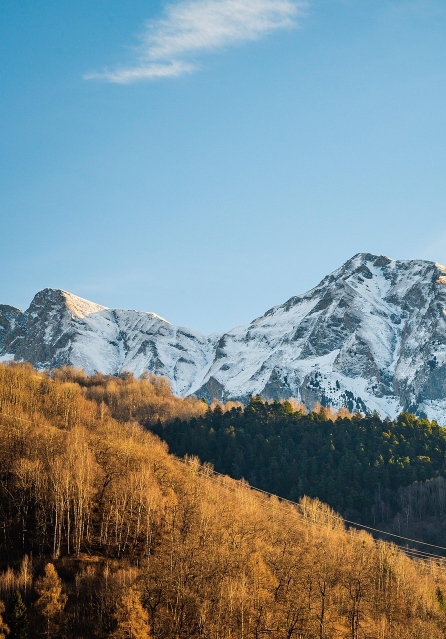
#> input picture Images/image-stitching-1.jpg, 892 x 1278 px (shown at 1/2 size)
$ python ImageStitching.py
#> lines starting #> are read from the running program, lines starting #| are printed output that depends on the picture
# Image stitching

import cv2
import numpy as np

# Load images
image = cv2.imread('./Images/image-stitching-1.jpg')
#> image is the input picture: shape (1278, 892, 3); mean B, G, R 143.7, 139, 121.7
image2 = cv2.imread('./Images/image-stitching-2.jpg')
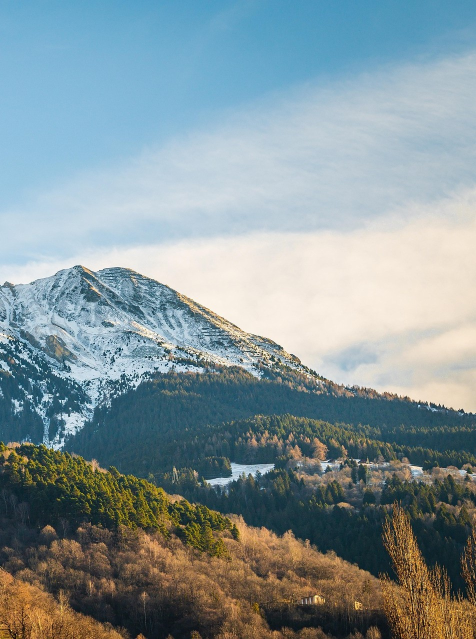
#> input picture Images/image-stitching-2.jpg, 952 x 1278 px (shown at 1/2 size)
#> image2 is the input picture: shape (1278, 952, 3); mean B, G, R 153.4, 149.2, 132.6


# helper function to show images by resizing
def show_resized(window_name, img, scale=0.4):
#> called with window_name = 'image 1', scale = 0.4
    small = cv2.resize(img, (0, 0), fx=scale, fy=scale)
    cv2.imshow(window_name, small)


# Check if images are loaded correctly
if image is None or image2 is None:
    print("Error: Could not load one or both images.")
else:
    show_resized("image 1", image)
    show_resized("image 2", image2)

    # Resize image2 to match image1 dimensions
    image2 = cv2.resize(image2, (image.shape[1], image.shape[0]))
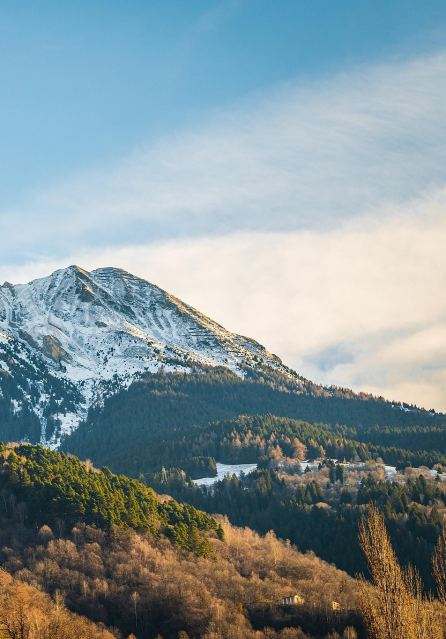
#> image2: shape (1278, 892, 3) (shown at 1/2 size); mean B, G, R 153.4, 149.2, 132.6

    # Convert to grayscale
    gray = cv2.cvtColor(image, cv2.COLOR_BGR2GRAY)
    gray2 = cv2.cvtColor(image2, cv2.COLOR_BGR2GRAY)
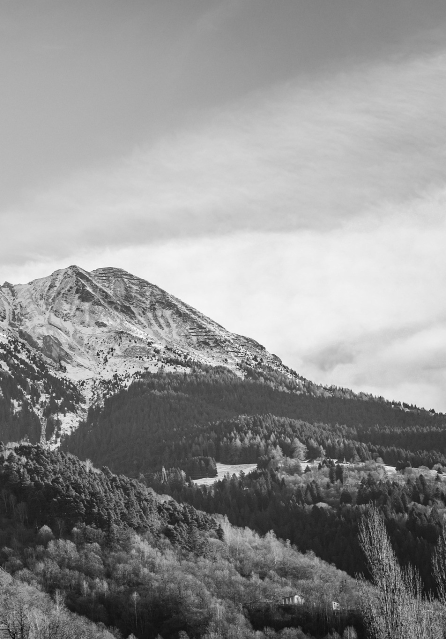
#> gray2: shape (1278, 892) (shown at 1/2 size); min 3, max 255, mean 144.7

    # Create SIFT detector
    sift = cv2.SIFT_create()

    # Detect keypoints and compute descriptors
    kp1, des1 = sift.detectAndCompute(gray, None)
#> kp1 = 4897 keypoints; strongest (x, y, size): (669, 783, 2), (662, 784, 2.3), (702, 798, 2.5), (674, 780, 2.5)
    kp2, des2 = sift.detectAndCompute(gray2, None)
#> kp2 = 5417 keypoints; strongest (x, y, size): (198, 715, 1.8), (245, 751, 2.1), (206, 706, 2.1), (208, 737, 2.3)

    # Draw keypoints on the first image
    img_kp1 = cv2.drawKeypoints(gray, kp1, None, flags=cv2.DRAW_MATCHES_FLAGS_DRAW_RICH_KEYPOINTS)
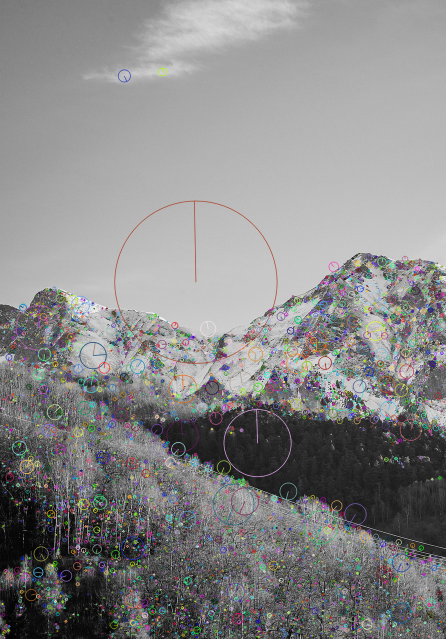
#> img_kp1: shape (1278, 892, 3) (shown at 1/2 size); mean of channels 0, 1, 2 135.5, 135.5, 135.7; drawn as B, G, R
    show_resized("Key points in image 1", img_kp1)  # Show image with keypoints

    # Draw keypoints on the first image
    img_kp2 = cv2.drawKeypoints(gray2, kp2, None, flags=cv2.DRAW_MATCHES_FLAGS_DRAW_RICH_KEYPOINTS)
    show_resized("Key points in image 2", img_kp2)  # Show image with keypoints

    # FLANN-based matcher parameters
    index_params = dict(algorithm=0, trees=5)  # KD-Tree algorithm
    search_params = dict()  # Default search params

    flann = cv2.FlannBasedMatcher(index_params, search_params)

    # Match descriptors using KNN
    matches = flann.knnMatch(des1, des2, k=2)  # Match des1 (image1) with des2 (image2)
#> matches = 4897 matches

    # Apply Lowe's ratio test to filter good matches
    good_matches = []
    for m, n in matches:
        if m.distance < 0.75 * n.distance:  # Lowe’s ratio test
            good_matches.append(m)
#> after the loop, good_matches = 9 matches

    # Draw matches between the two images
    match_img = cv2.drawMatches(image, kp1, image2, kp2, good_matches, None,
                                flags=cv2.DrawMatchesFlags_NOT_DRAW_SINGLE_POINTS)
    show_resized("Match image", match_img)  # Show the matched keypoints
#> in show_resized (call 5), `small = cv2.resize(img, (0, 0), fx=scale, fy=scale)`:
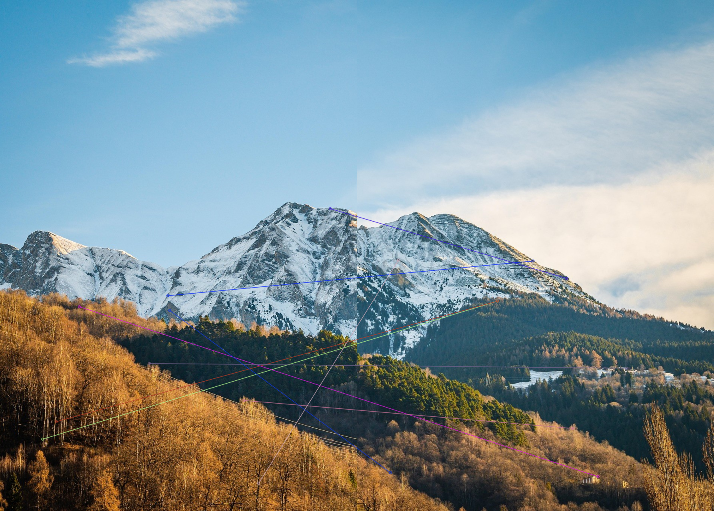
#> small: shape (511, 714, 3); mean B, G, R 148.9, 144.1, 127.4

    print(f"Number of good matches: {len(good_matches)}")
#| Number of good matches: 9

    # If enough good matches are found, compute homography
    if len(good_matches) > 7:
        src_pts = np.float32([kp1[m.queryIdx].pt for m in good_matches]).reshape(-1, 1, 2)
#> src_pts = [[106.3, 1097.4], [140, 1053.8], [197.9, 766.4], [373.3, 908.2], [419.1, 738.9], [423.7, 775.4], [609.4, 1000.6], [646.2, 1207.6], [825, 521.1]]
        dst_pts = np.float32([kp2[m.trainIdx].pt for m in good_matches]).reshape(-1, 1, 2)
#> dst_pts = [[351.4, 752.4], [351.4, 752.4], [602.8, 1191.2], [673.8, 920.1], [439.9, 651.9], [83.37, 1181], [540.6, 1070.8], [104.1, 649.5], [524.3, 695.6]]

        M, mask = cv2.findHomography(src_pts, dst_pts, cv2.RANSAC, 5.0)
#> M = [[-0.246, -0.355, 419.5], [-0.381, -0.534, 634.2], [-0.000607, -0.000844, 1]]; mask = [1, 0, 0, 1, 1, 0, 0, 0, 1]

        # Warp the first image to align with the second
        h, w = gray.shape
#> h = 1278; w = 892
        aligned_img = cv2.warpPerspective(image, M, (w, h))
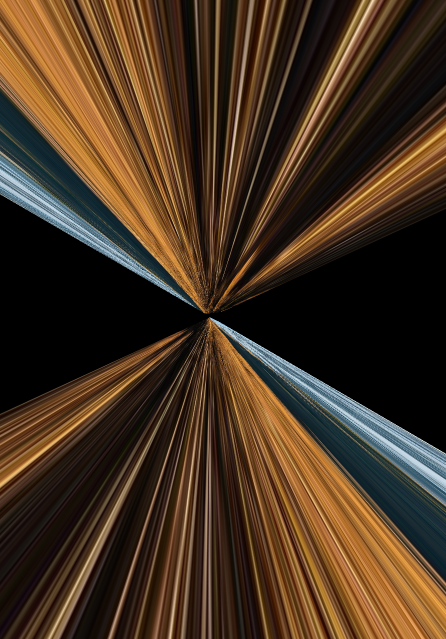
#> aligned_img: shape (1278, 892, 3) (shown at 1/2 size); mean B, G, R 32, 50.8, 70.8

        # Create a blank canvas for result (side-by-side display)
        result = np.zeros((h, w * 2, 3), dtype=np.uint8)

        # Place original image2 on the left and aligned image on the right
        result[0:h, 0:w] = image2
        result[0:h, w:w * 2] = aligned_img

        show_resized("Final stiched Image", result)  # Show aligned image
#> in show_resized (call 6), `small = cv2.resize(img, (0, 0), fx=scale, fy=scale)`:
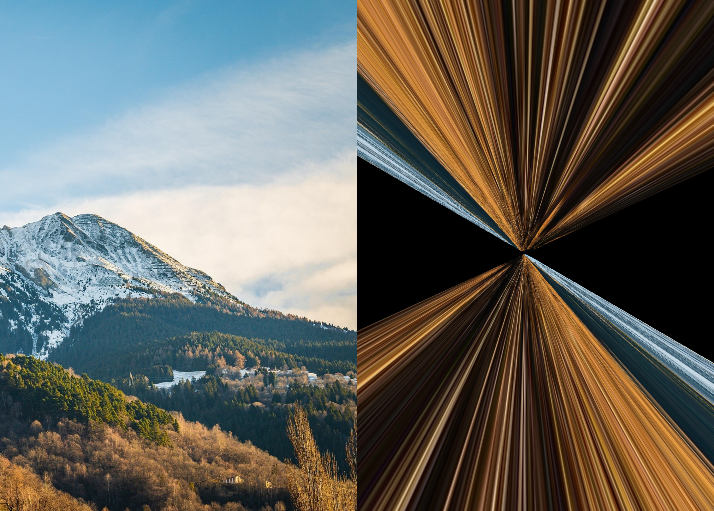
#> small: shape (511, 714, 3); mean B, G, R 92.7, 99.9, 101.6

    else:
        print("Not enough matches found for homography.")

cv2.waitKey(0)
cv2.destroyAllWindows()
